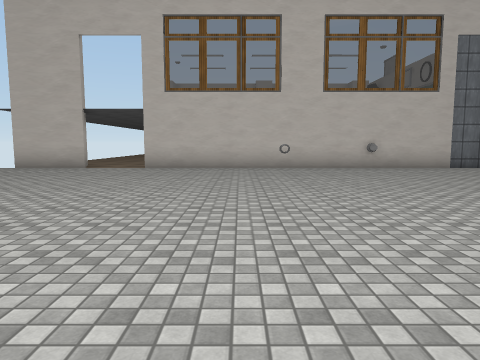
[1] (above)

16 first-person views from a walk through a scene from a Unity 3-D project. The camera is 1.4 m above the floor, tilts 6° down and sees 70° across. The floor is counted in squares, 2 m on a side. Each view is taken from the middle of a square. On the plan, view 1 faces up. The plan holds only what a view shows up to about 11 squares ahead; the rest is blank. The place goes on beyond the plan. Some surface patterns are stand-ins.

[2]
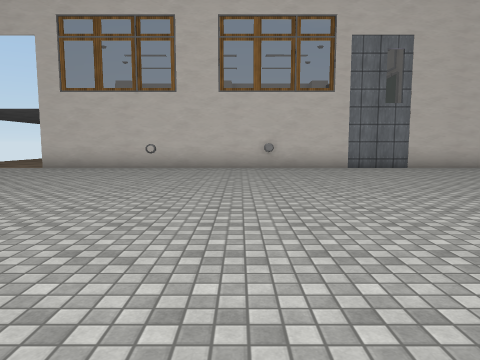

[3]
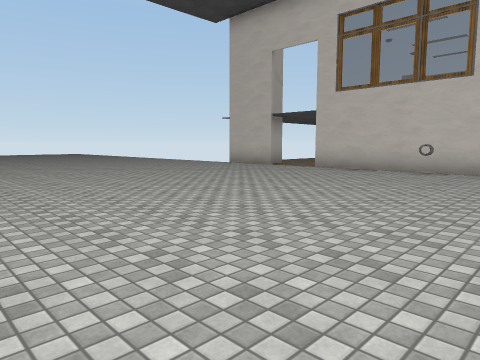

[4]
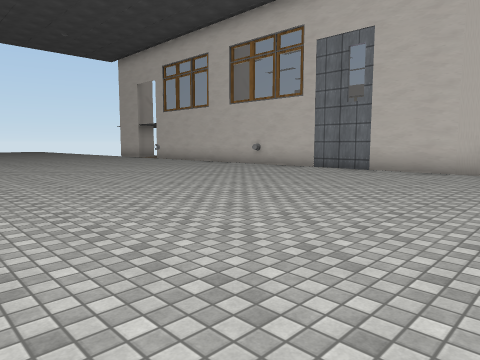

[5]
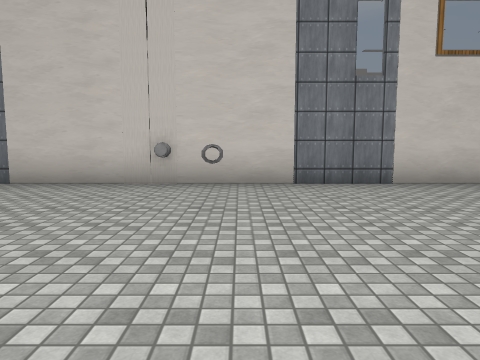

[6]
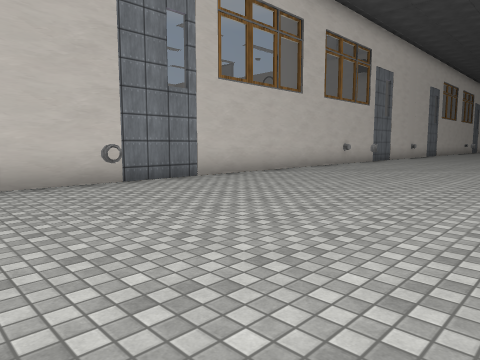

[7]
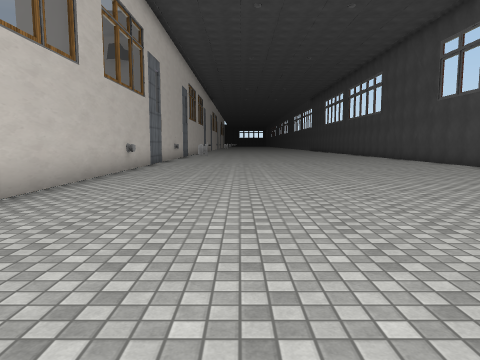

[8]
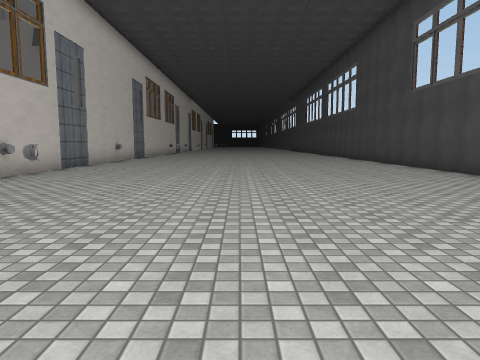

[9]
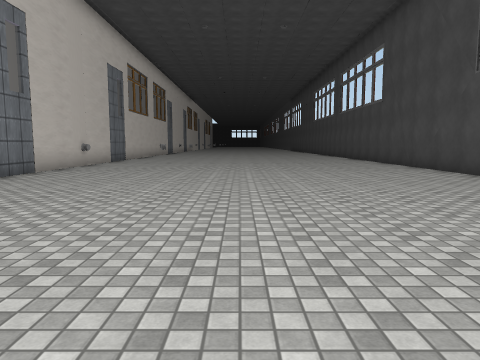

[10]
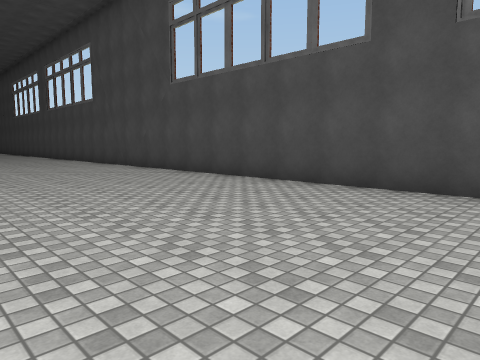

[11]
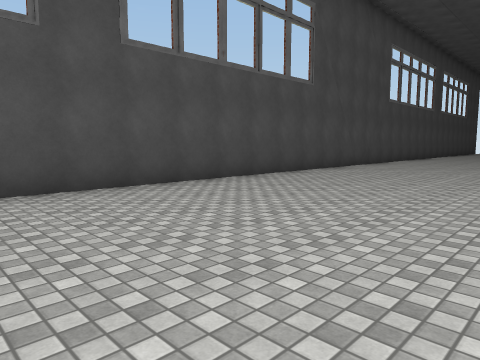

[12]
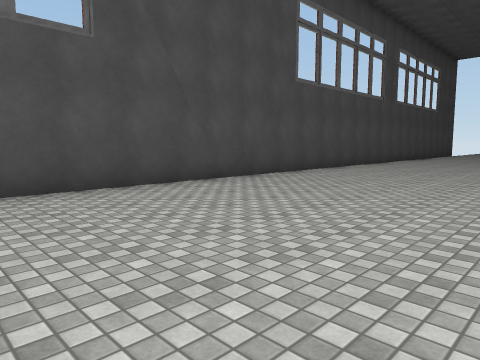

[13]
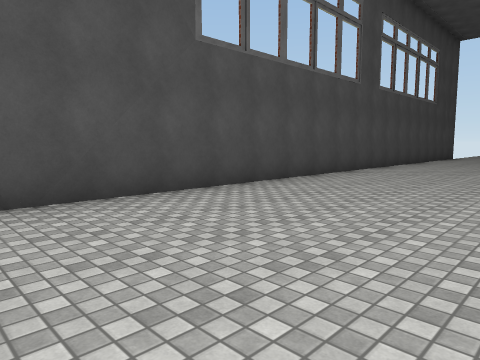

[14]
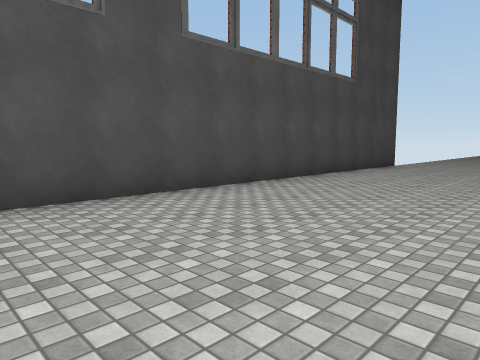

[15]
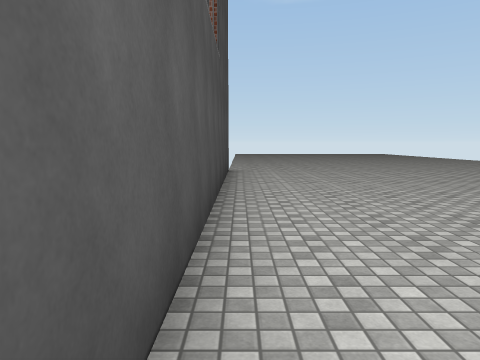

[16]
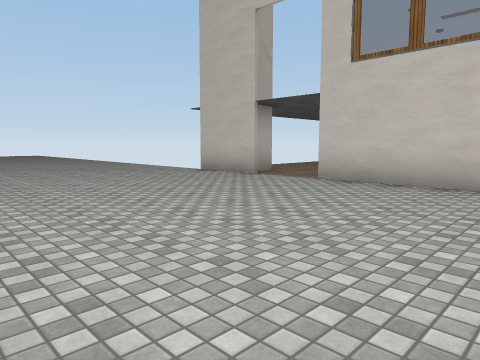

### Floor plan
Points are (right, up) in squares from view 1. A wall is a line through its corners. A room is listed if a view was taken in it or the views show most of it. See-through windows are left out.
Room 1 (views 1, 2, 3, 4, 5, 6, 7, 8, 9, 10, 11, 12, 13, 14, 15, 16)
walls: (-4.5, 10) (-6.6, 10); (28.1, 10) (-2.9, 10); (-7.4, -0.3) (28.1, -0.3)
ways out: opening at (-3.5, 10)

Where each view was taken, in squares from view 1:
view 1: 0 up, 0 right, facing up
view 2: 0 up, 3 right, facing up
view 3: 1 up, 3 right, facing up-left
view 4: 1 up, 12 right, facing up-left
view 5: 4 up, 12 right, facing up
view 6: 4 up, 10 right, facing up-right
view 7: 7 up, 12 right, facing right
view 8: 5 up, 14 right, facing right
view 9: 5 up, 17 right, facing right
view 10: 5 up, 17 right, facing down-right
view 11: 5 up, 21 right, facing down-left
view 12: 5 up, 15 right, facing down-left
view 13: 4 up, 11 right, facing down-left
view 14: 4 up, 4 right, facing down-left
view 15: 0 up, 2 right, facing left
view 16: 4 up, 1 right, facing up-left
